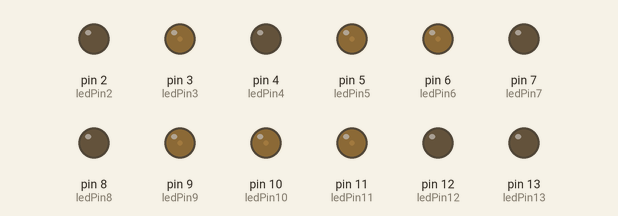
Recording of a sketch running on a simulated Arduino Uno, built with avr-gcc and run on an emulated ATmega328P. On the bench: output pins drawn as LEDs (lit = HIGH).

Above: at 0.05 s.
At 0.45 s:
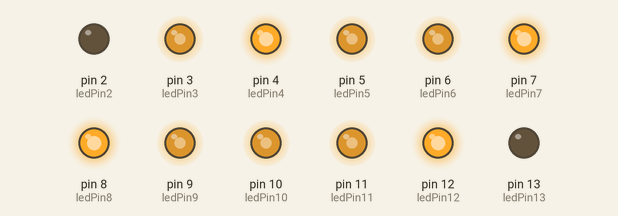
At 0.85 s:
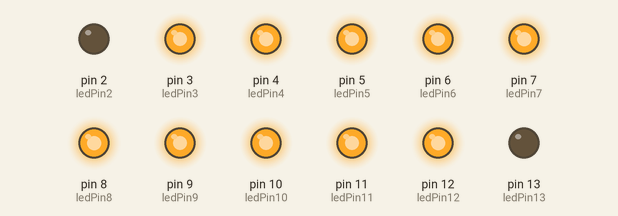
At 1.7 s:
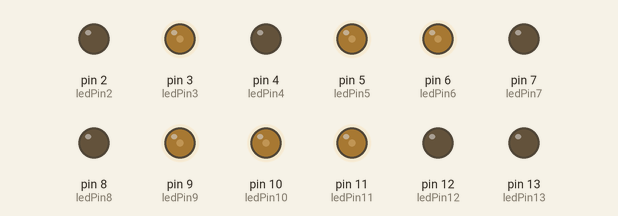
Timing chart, 0 to 4.3 s (numbered marks = the images above):
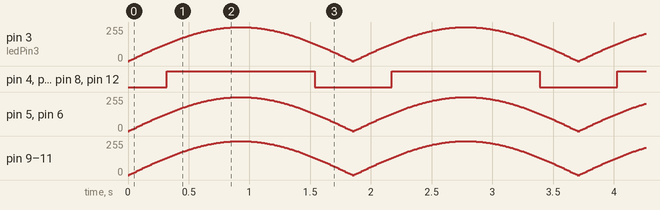

The sketch:

Lab3PartC.ino
```cpp
// Vasukumar Patel [041153940]

// Lab 3 - Pulsating Lamps

// References :
// 1. https://docs.arduino.cc/language-reference/en/functions/analog-io/analogWrite/

int ledPin2 = 2;
int ledPin3 = 3;
int ledPin4 = 4;
int ledPin5 = 5;
int ledPin6 = 6;
int ledPin7 = 7;
int ledPin8 = 8;
int ledPin9 = 9;
int ledPin10 = 10;
int ledPin11 = 11;
int ledPin12 = 12;
int ledPin13 = 13;

int value = 0;

float sinVal = 0;
int ledVal = 0;

void setup() {

  pinMode(ledPin2, OUTPUT);
  pinMode(ledPin3, OUTPUT);
  pinMode(ledPin4, OUTPUT);
  pinMode(ledPin5, OUTPUT);
  pinMode(ledPin6, OUTPUT);
  pinMode(ledPin7, OUTPUT);
  pinMode(ledPin8, OUTPUT);
  pinMode(ledPin9, OUTPUT);
  pinMode(ledPin10, OUTPUT);
  pinMode(ledPin11, OUTPUT);
  pinMode(ledPin12, OUTPUT);
  pinMode(ledPin13, OUTPUT);


}

void loop() {

  for (int x = 0; x <= 180; x++) {

    sinVal = sin((PI * x) / 180);

    ledVal = int(sinVal * 255);

    analogWrite(ledPin3, ledVal);
    analogWrite(ledPin4, ledVal);
    analogWrite(ledPin5, ledVal);
    analogWrite(ledPin6, ledVal);
    analogWrite(ledPin7, ledVal);
    analogWrite(ledPin8, ledVal);
    analogWrite(ledPin9, ledVal);
    analogWrite(ledPin10, ledVal);
    analogWrite(ledPin11, ledVal);
    analogWrite(ledPin12, ledVal);

    delay(10);
  }

}
```

Measured:
- by itself, pin 4 (ledPin4), pin 7 (ledPin7), pin 8 (ledPin8), pin 12 (ledPin12): alternates HIGH for 1.2 s and LOW for 0.64 s
